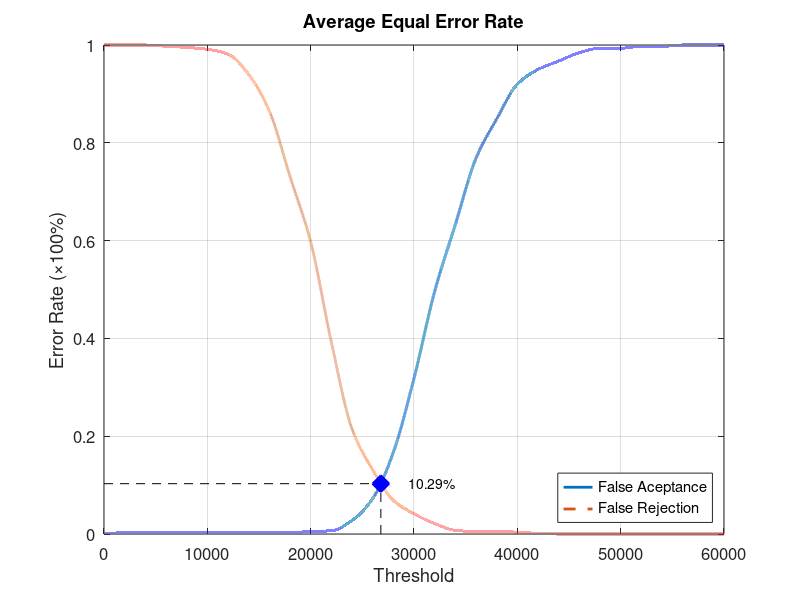
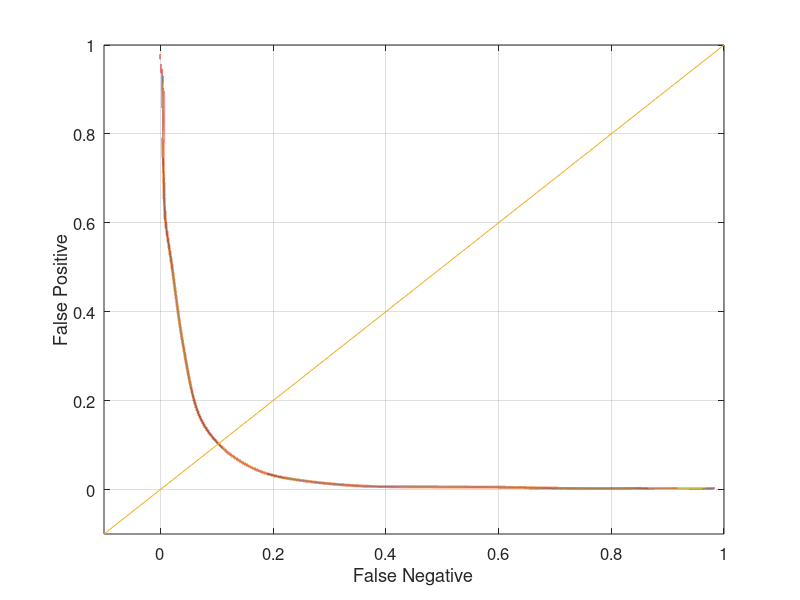

These figures' MATLAB source, in order:
function yEER = Experiment1Average
close all;
clear;
clc;
x = 0:2000:60000;
xq = 0:0.5:60000;

y0 = [0 0.00263158 0.00263158 0.00263158 0.00263158 0.00263158 0.00263158 0.00263158 0.00263158 0.00263158 0.00526316 0.00657895 0.0276316 0.0723684 0.167105 0.318421 0.496053 0.632895 0.768421 0.848684 0.919737 0.95 0.967105 0.98421 0.993421 0.993421 0.997368 0.997368 1 1 1];
yy0 = interp1(x, y0, xq, 'pchip');
y1 = [1 1 1 0.9975 0.995 0.99125 0.98125 0.94 0.865 0.73125 0.5975 0.3925 0.215 0.13125 0.06875 0.04125 0.02125 0.0075 0.005 0.005 0.00375 0.00125 0 0 0 0 0 0 0 0 0];
yy1 = interp1(x, y1, xq, 'pchip');

% Calculating EER: 
y2 = abs(y0 - y1);
find(y2 == min(y2))
yy2 = abs(yy0 - yy1);
xEER = find(yy2 == min(yy2));
xEERIndex = xq(xEER) % X-axis EER
yEER = yy0(xEER) % Y-axis EER

main = figure
plot(xq, yy0,'-','LineWidth', 2);	hold on
plot(xq, yy1,'--','LineWidth', 2);	hold on
plot([xEERIndex xEERIndex], [0 yEER], 'k--');	hold on
plot([0 xEERIndex], [yEER yEER], 'k--');	hold on
plot(xEERIndex, yEER, 'bx', 'LineWidth', 10);	hold on
text(xEERIndex + 10 * xEERIndex / 100, yEER, [num2str(round((10000 * yEER)) / 100) '%'])
legend('False Aceptance', 'False Rejection', 'Location', 'SouthEast')
xlabel('Threshold')
ylabel('Error Rate (\times100%)')
title('Average Equal Error Rate')
set(gca, 'FontSize', 12)
axis([0 60000 0 1])
grid on

print(main, 'Experiment1AverageMain', '-dpng');
FNRxFPR = figure('Color', [1 1 1]);
plot(yy1, yy0, '-', yy1, yy0, 'LineWidth', 2);
hold on
y = -0.1:0.1:1
plot(y, y); 
set(gca, 'FontSize', 12)
xlabel('False Negative')
ylabel('False Positive')
axis([-0.1 1 -0.1 1])
set(gca, 'FontSize', 12)
grid on

print(FNRxFPR, 'Experiment1AverageFNRxFPR','-dpng');
end
